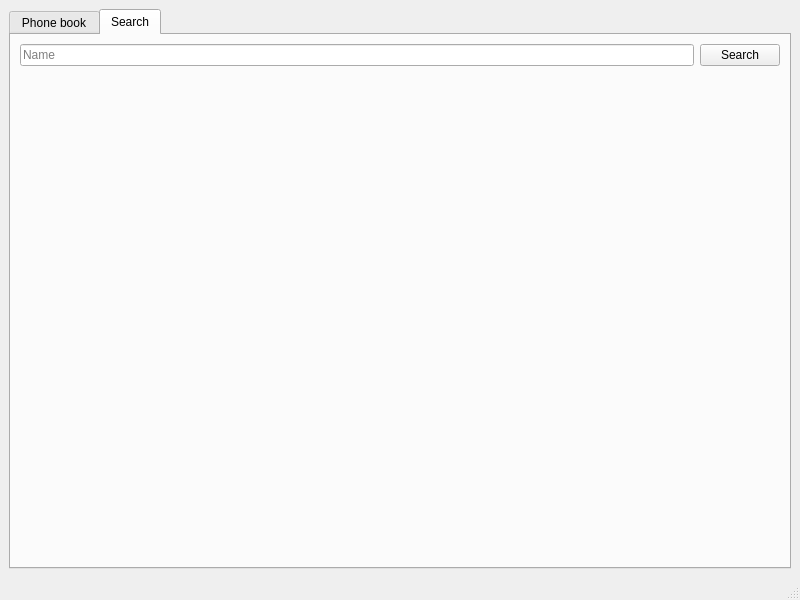
<?xml version="1.0" encoding="UTF-8"?>
<ui version="4.0">
 <class>MainWindow</class>
 <widget class="QMainWindow" name="MainWindow">
  <property name="geometry">
   <rect>
    <x>0</x>
    <y>0</y>
    <width>800</width>
    <height>600</height>
   </rect>
  </property>
  <property name="windowTitle">
   <string>MainWindow</string>
  </property>
  <widget class="QWidget" name="centralwidget">
   <layout class="QGridLayout" name="gridLayout">
    <item row="0" column="0" colspan="3">
     <widget class="QTabWidget" name="tabWidget">
      <property name="currentIndex">
       <number>1</number>
      </property>
      <widget class="QWidget" name="bookTab">
       <attribute name="title">
        <string>Phone book</string>
       </attribute>
       <layout class="QGridLayout" name="gridLayout_2">
        <item row="3" column="1">
         <widget class="QLineEdit" name="lastNameField">
          <property name="placeholderText">
           <string>Last name</string>
          </property>
         </widget>
        </item>
        <item row="3" column="2">
         <widget class="QPushButton" name="addButton">
          <property name="text">
           <string>Add</string>
          </property>
         </widget>
        </item>
        <item row="3" column="0">
         <widget class="QLineEdit" name="firstNameField">
          <property name="text">
           <string/>
          </property>
          <property name="placeholderText">
           <string>First name</string>
          </property>
         </widget>
        </item>
        <item row="2" column="0" colspan="3">
         <spacer name="verticalSpacer">
          <property name="orientation">
           <enum>Qt::Vertical</enum>
          </property>
          <property name="sizeHint" stdset="0">
           <size>
            <width>20</width>
            <height>375</height>
           </size>
          </property>
         </spacer>
        </item>
        <item row="1" column="0" colspan="3">
         <layout class="QGridLayout" name="contactsList"/>
        </item>
       </layout>
      </widget>
      <widget class="QWidget" name="searchTab">
       <attribute name="title">
        <string>Search</string>
       </attribute>
       <layout class="QGridLayout" name="gridLayout_3">
        <item row="0" column="0">
         <widget class="QLineEdit" name="lineEdit">
          <property name="placeholderText">
           <string>Name</string>
          </property>
         </widget>
        </item>
        <item row="2" column="0" colspan="2">
         <spacer name="verticalSpacer_2">
          <property name="orientation">
           <enum>Qt::Vertical</enum>
          </property>
          <property name="sizeHint" stdset="0">
           <size>
            <width>20</width>
            <height>40</height>
           </size>
          </property>
         </spacer>
        </item>
        <item row="0" column="1">
         <widget class="QPushButton" name="searchButton">
          <property name="text">
           <string>Search</string>
          </property>
         </widget>
        </item>
        <item row="1" column="0" colspan="2">
         <layout class="QGridLayout" name="searchResults"/>
        </item>
       </layout>
      </widget>
     </widget>
    </item>
   </layout>
  </widget>
  <widget class="QMenuBar" name="menubar">
   <property name="geometry">
    <rect>
     <x>0</x>
     <y>0</y>
     <width>800</width>
     <height>25</height>
    </rect>
   </property>
  </widget>
  <widget class="QStatusBar" name="statusbar"/>
  <action name="actionRead">
   <property name="text">
    <string>Read</string>
   </property>
  </action>
  <action name="actionSave">
   <property name="text">
    <string>Save</string>
   </property>
  </action>
 </widget>
 <resources/>
 <connections/>
</ui>
